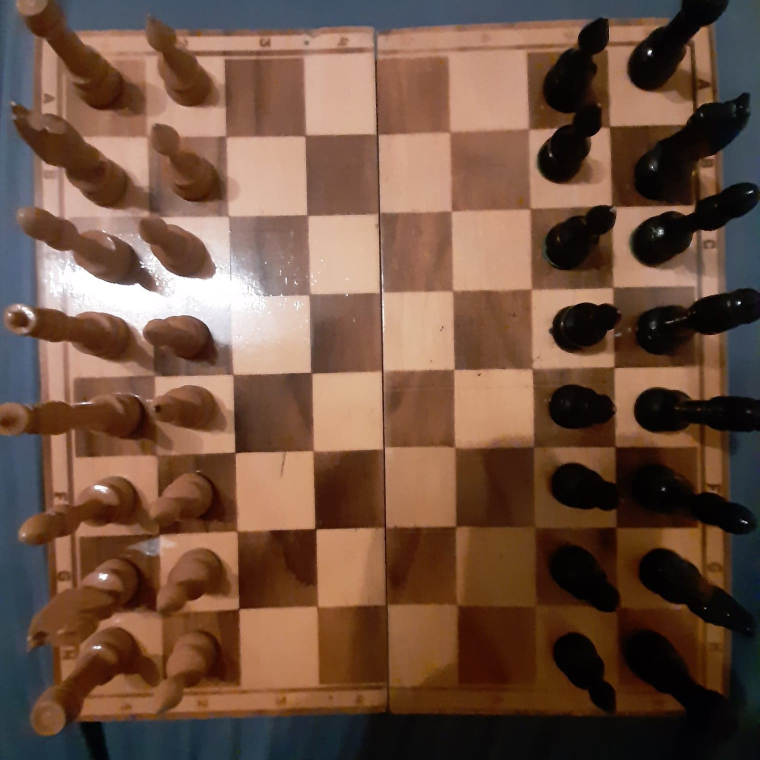
#> input picture test6.jpg, 1520 x 1520 px (shown at 1/2 size)
$ jupyter execute --allow-errors chessboard_hough_lines.ipynb
#> lines starting #> are read from the running program, lines starting #| are printed output that depends on the picture; after the words box and inside, x2 and y2 are one past the last pixel; in counts of white or black regions, pixels touching at a corner belong together
#> further down, img is the input picture: shape (1520, 1520, 3); mean B, G, R 65.1, 81.9, 111.9
[cell 1]
import cv2
import numpy as np
import matplotlib.pyplot as plt
from typing import Tuple
from dataclasses import dataclass

[cell 2]
def debug_save(img, path):
    cv2.imwrite(f"debug/{path}.png", img)


def normalize_line(line) -> None:
    line = line[0]

    if line[0] < 0:
        line[0] *= -1
        line[1] += np.pi


def are_duplicates(line_a, line_b, rho_threshold, theta_threshold):
    rho_a, theta_a = line_a[0]
    rho_b, theta_b = line_b[0]

    if rho_a < 0:
        rho_a = -rho_a
        theta_a += np.pi

    if rho_b < 0:
        rho_b = -rho_b
        theta_b += np.pi

    rho_diff = (theta_a - theta_b + np.pi) % (2 * np.pi) - np.pi

    if abs(rho_diff) < theta_threshold and abs(rho_a - rho_b) < rho_threshold:
        return True
    else:
        return False


# [7 lines left out: function is_axis_aligned, not called in this run]


def auto_canny(image, sigma=0.33):
    #bluring the image
    v = np.median(image)
    # apply automatic Canny edge detection using the computed median
    lower = int(max(0, (1.0 - sigma) * v))
    upper = int(min(255, (1.0 + sigma) * v))
    edged = cv2.Canny(image, lower, upper)
    # return the edged image
    return edged


def is_horizontal(line, threshold):
    rho, theta = line[0]

    if np.pi/2 - threshold <= theta % np.pi <= np.pi/2 + threshold:
        return True
    else:
        return False


def is_vertical(line, threshold):
    rho, theta = line[0]

    if 0 <= theta <= threshold or np.pi - threshold <= theta % np.pi <= np.pi:
        return True
    else:
        return False


def simplify_image(img, limit, grid, iters):
        """Simplify image using CLAHE algorithm (adaptive histogram
        equalization)."""
        img = cv2.cvtColor(img, cv2.COLOR_BGR2GRAY)

        # img = cv2.bilateralFilter(img, 7, 50, 50)
        # img = cv2.medianBlur(img, 5)
        # img = cv2.GaussianBlur(img, (5, 5), 1)

        for _ in range(iters):
            img = cv2.createCLAHE(clipLimit=limit, tileGridSize=grid).apply(
                img)
        debug_save(img, "slid_clahe_@1")
        if limit != 0:
            kernel = np.ones((10, 10), np.uint8)
            img = cv2.morphologyEx(img, cv2.MORPH_CLOSE, kernel)
            debug_save(img, "slid_clahe_@2")
        return img


def find_edges(img):
    edges = auto_canny(img)
    # edges = cv2.GaussianBlur(edges, (5, 5), 2)
    return edges


def find_lines(edges: np.ndarray) -> Tuple[np.ndarray, np.ndarray]:
    lines = cv2.HoughLines(edges, rho = 1,theta = 1*np.pi/180,threshold = 30)
    if lines is None:
        return np.zeros([0, 1, 2]), np.zeros([0, 1, 2])
    lines = lines[:50]

    for line in lines:
        normalize_line(line)

    lines = np.array([
        line for index, line in enumerate(lines) if
        all([not are_duplicates(x, line, 10, 5*np.pi/180) for x in lines[:index]])
    ])

    h_lines = np.array([line for line in lines if is_horizontal(line, 15*np.pi/180)])
    v_lines = np.array([line for line in lines if is_vertical(line, 15*np.pi/180)])

    return h_lines, v_lines


def overlay_lines(img, lines, color):
    img = img.copy()

    for line in lines:
        rho,theta = line[0]
        a = np.cos(theta)
        b = np.sin(theta)
        x0 = a*rho
        y0 = b*rho
        x1 = int(x0 + 1000*(-b))
        y1 = int(y0 + 1000*(a))
        x2 = int(x0 - 1000*(-b))
        y2 = int(y0 - 1000*(a))

        cv2.line(img, (x1,y1), (x2,y2), color, 1)

    return img

[cell 3]
def intersection(line1, line2):

    rho1, theta1 = line1[0]
    rho2, theta2 = line2[0]

    # if lines are almost parallel, we skip them
    if abs(theta1 - theta2) < 0.001:
        return None

    A = np.array([
        [np.cos(theta1), np.sin(theta1)],
        [np.cos(theta2), np.sin(theta2)]
    ])
    b = np.array([[rho1], [rho2]])
    x0, y0 = np.linalg.solve(A, b)
    x0, y0 = int(np.round(x0)), int(np.round(y0))
    return [x0, y0]


def are_intersecting_in_range(line1, line2, xy_min, xy_max):
    intersect = intersection(line1, line2)
    if intersect is None:
        return False

    return xy_min[0] < intersect[0] < xy_max[0] and xy_min[1] < intersect[1] < xy_max[1]


def segmented_intersections(h_lines, v_lines):
    intersections = []
    for h_line in h_lines:
        for v_line in v_lines:
            # horizontal lines and vertical lines always intersect so no None check
            intersections.append(intersection(h_line, v_line))

    return intersections

def overlay_markers(img, points):
    img = img.copy()
    for x, y in points:
        cv2.drawMarker(img, (x, y), 20, thickness = 5)
    return img

[cell 4]
import math

# dwie funkcje totalnie nie ukradzione ze stacka

def average_angles(angles):
    """Average (mean) of angles

    Return the average of an input sequence of angles. The result is between
    ``0`` and ``2 * math.pi``.
    If the average is not defined (e.g. ``average_angles([0, math.pi]))``,
    a ``ValueError`` is raised.
    """

    x = sum(math.cos(a) for a in angles)
    y = sum(math.sin(a) for a in angles)

    if x == 0 and y == 0:
        raise ValueError(
            "The angle average of the inputs is undefined: %r" % angles)

    # To get outputs from -pi to +pi, delete everything but math.atan2() here.
    return math.fmod(math.atan2(y, x) + 2 * math.pi, 2 * math.pi)


def subtract_angles(lhs, rhs):
    return math.fmod((lhs - rhs) + math.pi * 3, 2 * math.pi) - math.pi


# oboże kurwa ała, numpy array w liście jest jakiś niedojebany
def remove_intersecting_lines(lines):
    if lines.shape == 0 or lines.shape[0] == 0:
        return lines

    average_theta = average_angles([line[0][1] for line in lines])

    incorrect_lines_indexes = []

    for index, line in enumerate(lines):
        if index in incorrect_lines_indexes:
            continue

        intersecting_lines_indexes = [index]
        for other_line_index in range(index+1, len(lines)):
            other_line = lines[other_line_index]
            if are_intersecting_in_range(line, other_line, (0, 0), (512, 512)):
                intersecting_lines_indexes.append(other_line_index)

        min_angle_diff = min([abs(subtract_angles(average_theta, lines[i][0][1])) for i in intersecting_lines_indexes])

        for i in intersecting_lines_indexes:
            if abs(subtract_angles(average_theta, lines[i][0][1])) > min_angle_diff:
                incorrect_lines_indexes.append(i)

    return [line for index, line in enumerate(lines) if index not in incorrect_lines_indexes]

[cell 5]
def remove_suspiciously_narrow_lines(lines, center_position: int, are_vertical: bool, accespted_min_width: float = 0.8, accespted_max_width: float = 1.5):
    @dataclass()
    class NpArrayWrapper:
        value: np.array
        position: int = 0
        offset_from_prev: int = None
        offset_to_next: int = None

    # lines could be sorted by rho, but we need better distance metric anyway

    line_wrappers = [NpArrayWrapper(line) for line in lines]

    if len(line_wrappers) < 2:
        return lines

    for line_wrapper in line_wrappers:
        if are_vertical:
            line_wrapper.position = intersection(line_wrapper.value, [[center_position, np.pi/2]])[0]
        else:
            line_wrapper.position = intersection(line_wrapper.value, [[center_position, 0.0]])[1]

    line_wrappers = sorted(line_wrappers, key=lambda x: x.position)

    for index in range(1, len(line_wrappers)):
        line_wrappers[index].offset_from_prev = line_wrappers[index].position - line_wrappers[index - 1].position

    # marcin nie bij, ja wiem, że liczę dwa razy to samo
    for index in range(0, len(line_wrappers) - 1):
        line_wrappers[index].offset_to_next = line_wrappers[index + 1].position - line_wrappers[index].position

    average_gap = sum([line_wrapper.offset_from_prev for line_wrapper in line_wrappers[1:]]) / (len(line_wrappers) - 1)

    result_lines = []

    for line_wrapper in line_wrappers:
        if (line_wrapper.offset_from_prev and accespted_min_width < line_wrapper.offset_from_prev/average_gap < accespted_max_width)\
                or (line_wrapper.offset_to_next and accespted_min_width < line_wrapper.offset_to_next/average_gap < accespted_max_width):
            result_lines.append(line_wrapper)

    # if there are more than 9 lines, some must be unnecessary
    if len(result_lines) > 9:
        result_lines = sorted(result_lines, key=lambda x: x.offset_from_prev or x.offset_to_next, reverse=True)[:9]
        result_lines = sorted(result_lines, key=lambda x: x.position)

    return np.array([line_wrapper.value for line_wrapper in result_lines])

[cell 6]
def process_img(img):
    img = cv2.resize(img, (512, 512))
    overlayed_frame = img.copy()

    simplified_img = simplify_image(img, limit=3, grid=(2, 6), iters=5)

    edges = find_edges(simplified_img)
    h_lines, v_lines = find_lines(edges)

    h_lines = remove_intersecting_lines(h_lines)
    v_lines = remove_intersecting_lines(v_lines)

    h_lines = remove_suspiciously_narrow_lines(h_lines, 512//2, are_vertical=False, accespted_min_width=0.7, accespted_max_width=2.4)
    v_lines = remove_suspiciously_narrow_lines(v_lines, 512//2, are_vertical=True, accespted_min_width=0.7, accespted_max_width=2.4)

    intersections = np.array(segmented_intersections(h_lines, v_lines))

    overlayed_frame = overlay_lines(overlayed_frame, v_lines, (255, 0, 0))
    overlayed_frame = overlay_lines(overlayed_frame, h_lines, (0, 255, 0))
    overlayed_frame = overlay_markers(overlayed_frame, intersections)

    concatinated_images = np.concatenate([img, cv2.cvtColor(simplified_img, cv2.COLOR_GRAY2BGR), overlayed_frame], axis=1)

    return concatinated_images

#> (a cell that did not finish here is left out)

#> in auto_canny, `v = np.median(image)`: v = 138
#> in auto_canny, `lower = int(max(0, (1.0 - sigma) * v))`: lower = 92
#> in auto_canny, `upper = int(min(255, (1.0 + sigma) * v))`: upper = 183
#> in auto_canny, `edged = cv2.Canny(image, lower, upper)`:
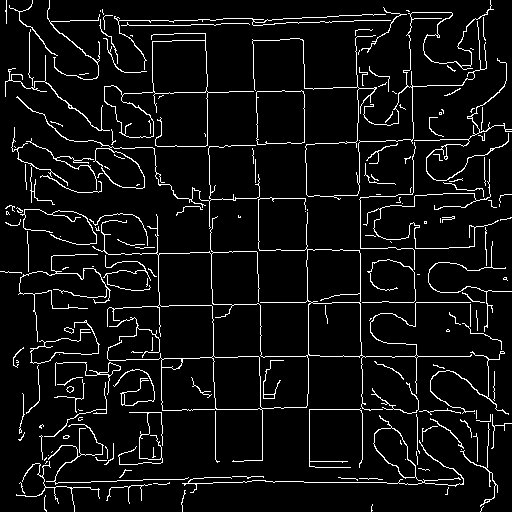
#> edged: shape (512, 512); 6.4% white in thin lines or dots
#> in find_lines, `lines = lines[:50]`: lines = 50 rows, first 8: [-302, 3.12], [356, 1.57], [-355, 3.12], [255, 1.55], [302, 1.57], [476, 1.59], [-410, 3.12], [409, 1.57]
#> the loop in find_lines, `for line in lines:` made 50 passes
#> in find_lines, `lines = np.array([ line for index, line in enumerate(lines) if all([no..`: lines = 17 rows, first 8: [302, 6.27], [356, 1.57], [355, 6.27], [255, 1.55], [302, 1.57], [476, 1.59], [410, 6.27], [409, 1.57]
#> in find_lines, `h_lines = np.array([line for line in lines if is_horizontal(line, 15*n..`: h_lines = [[356, 1.57], [255, 1.55], [302, 1.57], [476, 1.59], [409, 1.57], [20, 1.57], [149, 1.55], [201, 1.55], [99, 1.54]]
#> in find_lines, `v_lines = np.array([line for line in lines if is_vertical(line, 15*np...`: v_lines = [[302, 6.27], [355, 6.27], [410, 6.27], [254, 6.27], [481, 6.27], [207, 6.27], [153, 6.27], [18, 6.23]]
#> in average_angles, `x = sum(math.cos(a) for a in angles)`: x = 0.0698
#> in average_angles, `y = sum(math.sin(a) for a in angles)`: y = 9
#> in remove_intersecting_lines, `average_theta = average_angles([line[0][1] for line in lines])`: average_theta = 1.56
#> the loop in remove_intersecting_lines, `for index, line in enumerate(lines):` made 9 passes
#> min_angle_diff on passes 1 to 3: 0.00776, 0.0097, 0.00776
#> after the loop in remove_intersecting_lines, `for index, line in enumerate(lines):`: incorrect_lines_indexes = []
#> in process_img, `h_lines = remove_intersecting_lines(h_lines)`: h_lines = [[[356, 1.57]], [[255, 1.55]], [[302, 1.57]], [[476, 1.59]], [[409, 1.57]], [[20, 1.57]], [[149, 1.55]], [[201, 1.55]], [[99, 1.54]]]
#> the loop in remove_intersecting_lines (call 2), `for index, line in enumerate(lines):` made 8 passes
#> (line, min_angle_diff) on passes 1 to 4: ([[302, 6.27]], 0.00436), ([[355, 6.27]], 0.00436), ([[410, 6.27]], 0.00436), ([[254, 6.27]], 0.00436)
#> in process_img, `v_lines = remove_intersecting_lines(v_lines)`: v_lines = [[[302, 6.27]], [[355, 6.27]], [[410, 6.27]], [[254, 6.27]], [[481, 6.27]], [[207, 6.27]], [[153, 6.27]], [[18, 6.23]]]
#> in remove_suspiciously_narrow_lines, `line_wrappers = [NpArrayWrapper(line) for line in lines]`: line_wrappers = 9 items
#> the loop in remove_suspiciously_narrow_lines, `for line_wrapper in line_wrappers:` made 9 passes
#> line_wrapper.position on passes 1 to 4: 356, 251, 302, 481
#> the loop in remove_suspiciously_narrow_lines, `for index in range(1, len(line_wrappers)):` made 8 passes
#> the loop in remove_suspiciously_narrow_lines, `for index in range(0, len(line_wrappers) - 1):` made 8 passes
#> in remove_suspiciously_narrow_lines, `average_gap = sum([line_wrapper.offset_from_prev for line_wrapper in l..`: average_gap = 57.62
#> the loop in remove_suspiciously_narrow_lines, `for line_wrapper in line_wrappers:` made 9 passes
#> after the loop in remove_suspiciously_narrow_lines, `for line_wrapper in line_wrappers:`: result_lines = 9 items
#> in process_img, `h_lines = remove_suspiciously_narrow_lines(h_lines, 512//2, are_vertic..`: h_lines = [[20, 1.57], [99, 1.54], [149, 1.55], [201, 1.55], [255, 1.55], [302, 1.57], [356, 1.57], [409, 1.57], [476, 1.59]]
#> the loop in remove_suspiciously_narrow_lines (call 2), `for line_wrapper in line_wrappers:` made 8 passes
#> the loop in remove_suspiciously_narrow_lines (call 2), `for index in range(1, len(line_wrappers)):` made 7 passes
#> the loop in remove_suspiciously_narrow_lines (call 2), `for index in range(0, len(line_wrappers) - 1):` made 7 passes
#> the loop in remove_suspiciously_narrow_lines (call 2), `for line_wrapper in line_wrappers:` made 8 passes
#> the loop in segmented_intersections, `for h_line in h_lines:` made 9 passes
#> the loop in overlay_lines, `for line in lines:` made 8 passes
#> after the loop in overlay_lines, `for line in lines:`:
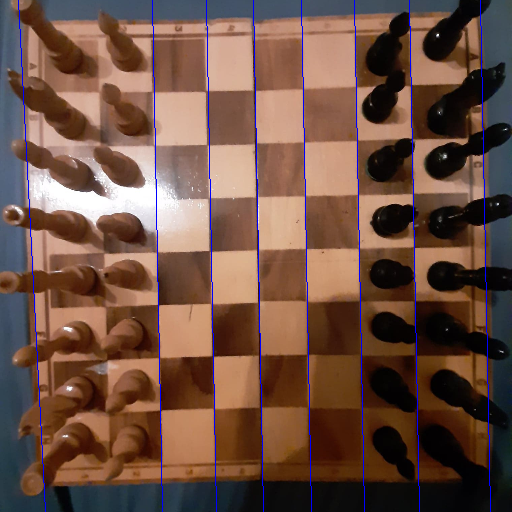
#> img: shape (512, 512, 3); mean of channels 0, 1, 2 68, 80.5, 110; drawn as B, G, R
#> call 2 of overlay_lines, with lines = array of shape (9, 1, 2), color = (0, 255, 0)
#> the loop in overlay_lines (call 2), `for line in lines:` made 9 passes
#> after the loop in overlay_lines (call 2), `for line in lines:`:
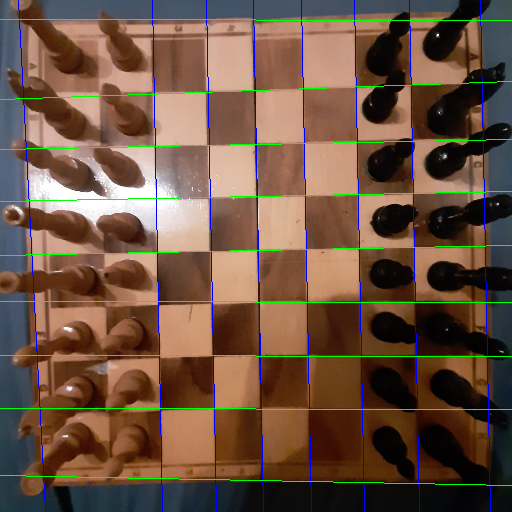
#> img: shape (512, 512, 3); 1.76% of pixels changed, all inside (x1, y1, x2, y2) = (0, 19, 512, 486); drawn as B, G, R
#> the loop in overlay_markers, `for x, y in points:` made 72 passes
#> (x, y) on passes 1 to 4: (19, 20), (153, 20), (207, 20), (254, 20)
#> after the loop in overlay_markers, `for x, y in points:`:
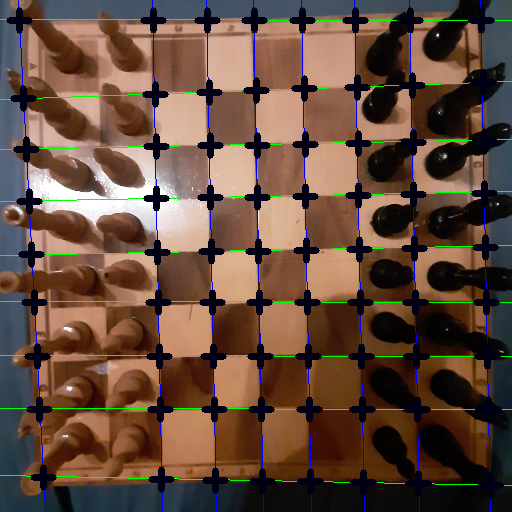
#> img: shape (512, 512, 3); 7.94% of pixels changed, all inside (x1, y1, x2, y2) = (6, 7, 504, 499); drawn as B, G, R
#> in process_img, `concatinated_images = np.concatenate([img, cv2.cvtColor(simplified_img..`:
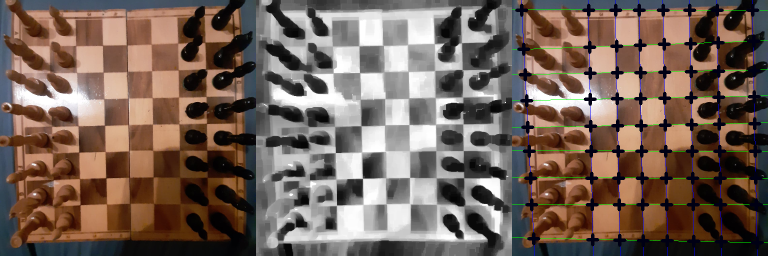
#> concatinated_images: shape (512, 1536, 3) (shown at 1/2 size); mean of channels 0, 1, 2 87.8, 98, 116.1; drawn as B, G, R

    plt.figure(figsize = (20, 30))
    plt.imshow(img)
    plt.show()

[cell 8]
import cv2
import numpy as np


def process_samera_feed():
    # Create a VideoCapture object

    try:
        cap = cv2.VideoCapture(0)

        # Check if camera opened successfully
        if (cap.isOpened() == False):
            print("Unable to read camera feed")
            cap.release()
            return

        # Default resolutions of the frame are obtained.The default resolutions are system dependent.
        # We convert the resolutions from float to integer.
        frame_width = int(cap.get(3))
        frame_height = int(cap.get(4))
        frame_size = min([frame_width, frame_height])

        # Define the codec and create VideoWriter object.The output is stored in 'outpy.avi' file.
        # out = cv2.VideoWriter('outpy.avi',cv2.VideoWriter_fourcc('M','J','P','G'), 10, (512, 512))

        while True:
            ret, frame = cap.read()

            frame = frame[(frame_height - frame_size)//2 : frame_height - (frame_height - frame_size)//2, (frame_width - frame_size)//2 : frame_width - (frame_width - frame_size)//2]
            frame = process_img(frame)

            if ret == True:
                # out.write(frame)
                cv2.imshow('processed', frame)
                if cv2.waitKey(1) & 0xFF == ord('q'):
                    break
            else:
                break
    finally:
        cap.release()
        # out.release()
        cv2.destroyAllWindows()


process_samera_feed()
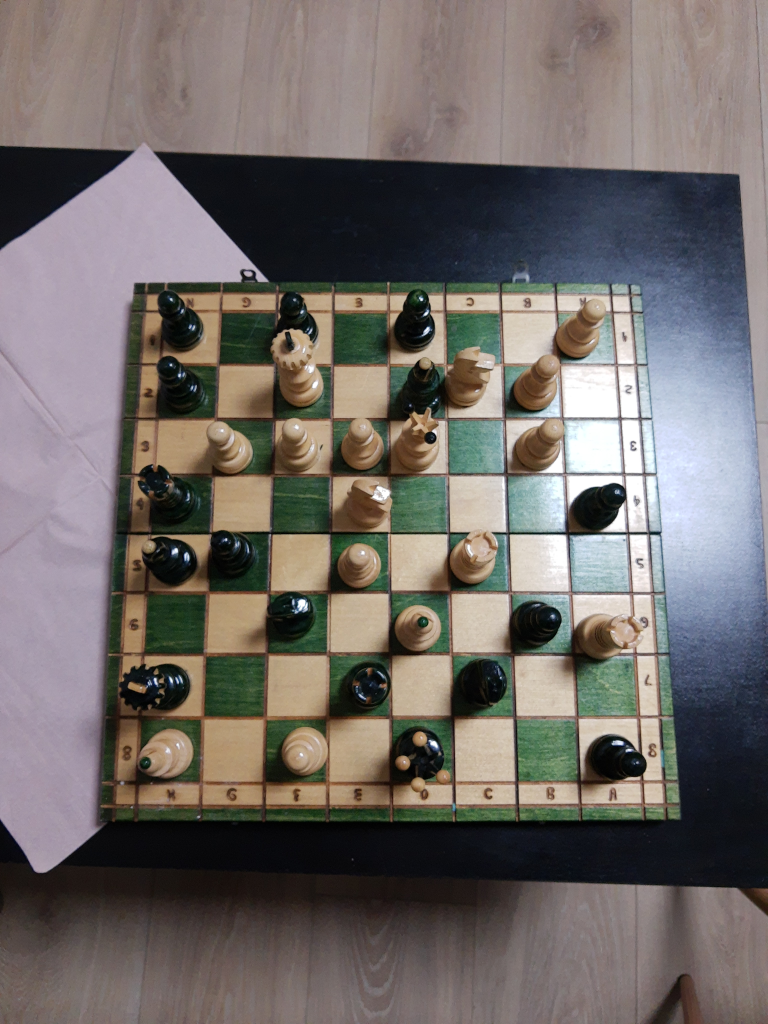
#> input picture test.jpg, 3072 x 4096 px, given in place of the camera (shown at 1/4 size)
#> in process_samera_feed, frame is the input picture: shape (4096, 3072, 3); mean B, G, R 104.4, 107.4, 113.4
#> call 4 of simplify_image, with limit = 3, grid = (2, 6), iters = 5
#> in simplify_image (call 4), `img = cv2.morphologyEx(img, cv2.MORPH_CLOSE, kernel)`:
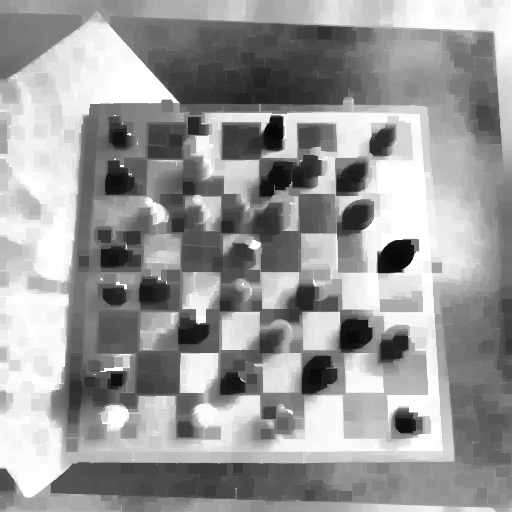
#> img: shape (512, 512); min 7, max 255, mean 154.1
#> (key q is pressed here)
